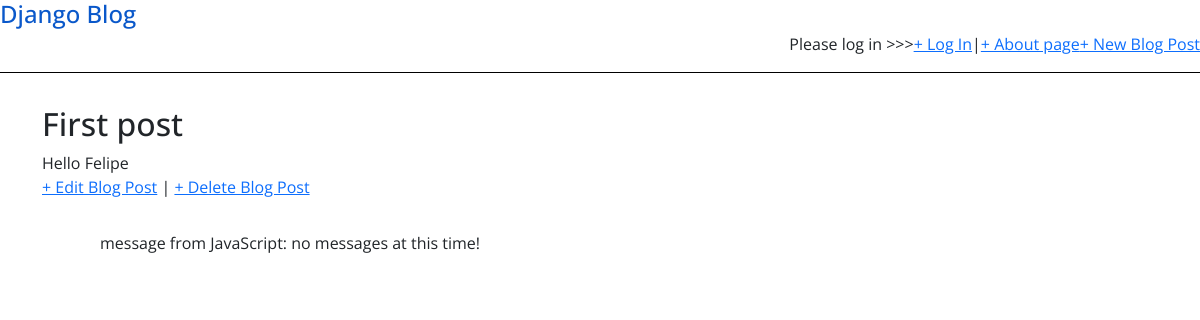
Before: /post/1/ with the older database file.
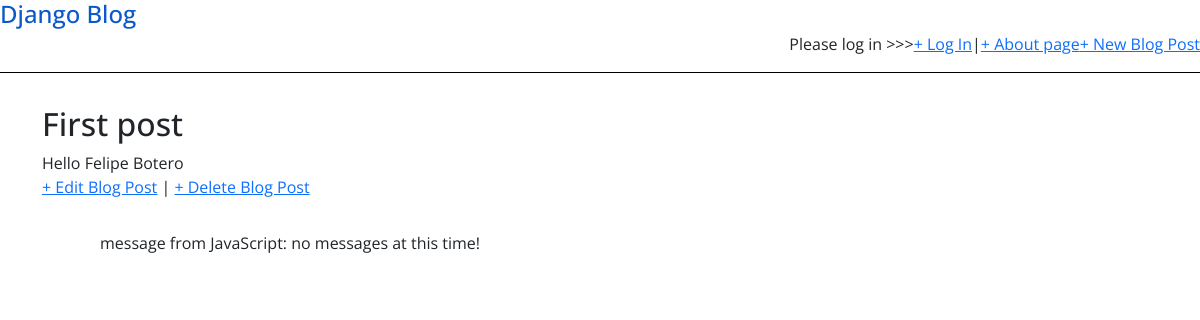
After: the same page with the newer database file.
### blog/models.py (models this page shows, shortened)
class Posts(models.Model):
    title = models.CharField(max_length=200)
    author = models.ForeignKey('auth.User', on_delete=models.CASCADE)
    body = models.TextField()

### blog/views.py (the view)
# urls.py: path('post/<int:pk>/', BlogDetailView.as_view(), name='post_detail'),
class BlogDetailView(DetailView):
    model = Posts
    template_name = "post_detail.html"

### templates/post_detail.html
{% extends 'base.html' %}
{% block content %}
<div class="post-entry container">
        <h2>{{ posts.title }}</h2>
        <p>{{ posts.body  }}</p>
        <a href="{% url 'post_edit' posts.pk %}">+ Edit Blog Post</a> |
        <a href="{% url 'post_delete' posts.pk %}">+ Delete Blog Post</a>
    </div>
{% endblock content %}

Changed rows visible on the page:
changed Posts "First post": body "Hello Felipe" → "Hello Felipe Botero"
